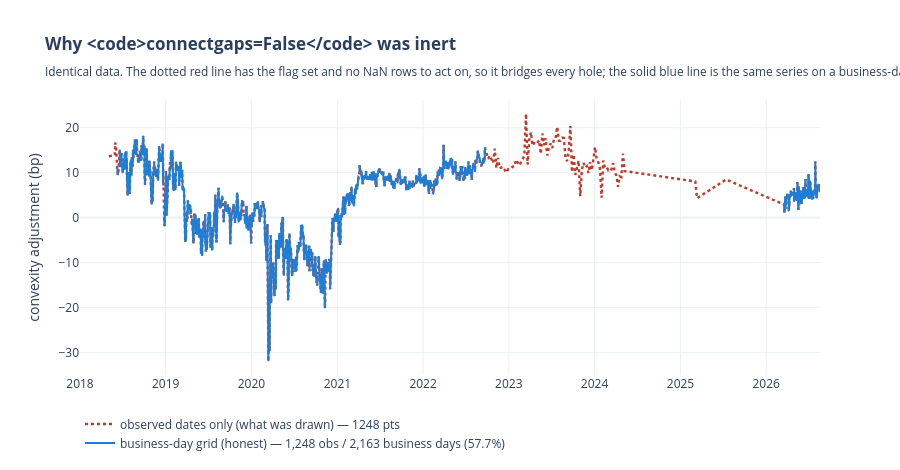

The cell this chart's notebook holds for it:
### Markdown cell above
### The same chart the old way, for one series, so the defect is visible

One trace, two treatments, identical data. The observed-dates-only version is
what every CA chart in this repo was drawing.

### Code cell
_blue = (SERIES["Blues (rank 13)"] if "Blues (rank 13)" in SERIES
         else list(SERIES.values())[-1])
figcmp = go.Figure()
figcmp.add_trace(go.Scatter(
    x=list(_blue.index), y=_blue.to_numpy(float), mode="lines",
    name=f"observed dates only (what was drawn) — {len(_blue)} pts",
    line=dict(color="#c0392b", width=2.4, dash="dot"), connectgaps=False))
figcmp.add_trace(go.Scatter(**CAP.line(
    CAP.bday_reindex(_blue, start=CFG.start, end=CFG.end),
    name=f"business-day grid (honest) — {CAP.coverage_note(_blue)}",
    line=dict(color="#1c7ed6", width=2.0))))
figcmp.update_layout(
    title=("<b>Why <code>connectgaps=False</code> was inert</b>"
           "<br><sub>Identical data. The dotted red line has the flag set and no "
           "NaN rows to act on, so it bridges every hole; the solid blue line is "
           "the same series on a business-day grid.</sub>"),
    yaxis=dict(title="convexity adjustment (bp)"),
    xaxis=dict(title=None), template="plotly_white", height=470,
    legend=dict(orientation="h", yanchor="bottom", y=-0.30, x=0))
figcmp.show()

### Figure 1 — Plotly figure (JSON) as saved in the notebook; plotly's stock layout.template omitted (floating-point values rounded to 4 significant figures; data arrays with more than 128 entries replaced by an {"elided": "..."} marker saying what was removed)
{"data": [{"connectgaps": false, "line": {"color": "#c0392b", "dash": "dot", "width": 2.4}, "mode": "lines", "name": "observed dates only (what was drawn) — 1248 pts", "type": "scatter", "x": {"elided": "1248 str values"}, "y": {"elided": "1248 float values"}}, {"connectgaps": false, "line": {"color": "#1c7ed6", "width": 2.0}, "mode": "lines", "name": "business-day grid (honest) — 1,248 obs / 2,163 business days (57.7%)", "type": "scatter", "x": {"elided": "2252 str values"}, "y": {"elided": "2252 float values"}}], "layout": {"height": 470, "legend": {"orientation": "h", "x": 0, "y": -0.3, "yanchor": "bottom"}, "title": {"text": "<b>Why <code>connectgaps=False</code> was inert</b><br><sub>Identical data. The dotted red line has the flag set and no NaN rows to act on, so it bridges every hole; the solid blue line is the same series on a business-day grid.</sub>"}, "xaxis": {"title": {}}, "yaxis": {"title": {"text": "convexity adjustment (bp)"}}}}
